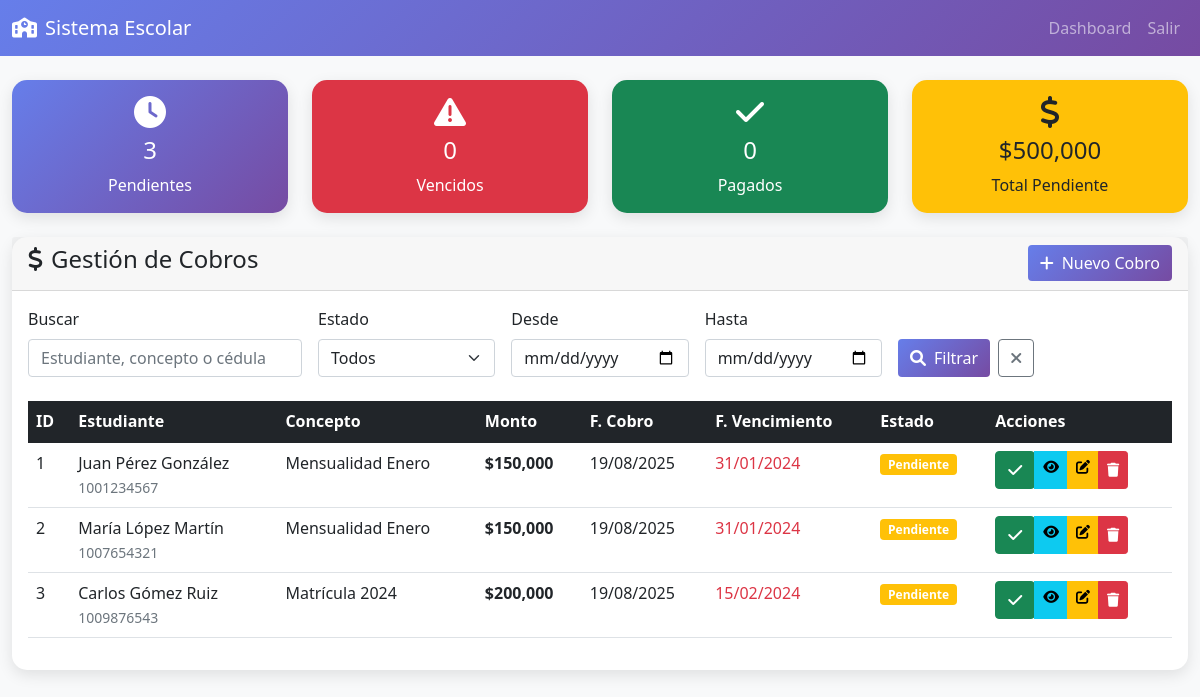
The page /cobros/index.php (signed in) on the database its author committed.
### tables this page shows
CREATE TABLE IF NOT EXISTS cobros (
    id_cobro INT AUTO_INCREMENT PRIMARY KEY,
    estudiante_id VARCHAR(20) NOT NULL,
    curso_codigo VARCHAR(20),
    concepto VARCHAR(200) NOT NULL,
    descripcion TEXT,
    monto DECIMAL(10,2) NOT NULL,
    fecha_cobro DATE DEFAULT (CURRENT_DATE),
    fecha_vencimiento DATE NOT NULL,
    fecha_pago DATE NULL,
    estado ENUM('Pendiente', 'Pagado', 'Vencido', 'Cancelado') DEFAULT 'Pendiente',
    metodo_pago ENUM('Efectivo', 'Transferencia', 'Tarjeta', 'Cheque', 'Otro'),
    numero_comprobante VARCHAR(100),
    observaciones TEXT,
    created_at TIMESTAMP DEFAULT CURRENT_TIMESTAMP,
    updated_at TIMESTAMP DEFAULT CURRENT_TIMESTAMP ON UPDATE CURRENT_TIMESTAMP,
    FOREIGN KEY (estudiante_id) REFERENCES estudiantes(cedula) ON DELETE CASCADE,
    FOREIGN KEY (curso_codigo) REFERENCES cursos(codigo) ON DELETE SET NULL
);

CREATE TABLE IF NOT EXISTS estudiantes (
    cedula VARCHAR(20) PRIMARY KEY,
    nombre VARCHAR(100) NOT NULL,
    apellido1 VARCHAR(100) NOT NULL,
    apellido2 VARCHAR(100),
    fecha_nacimiento DATE NOT NULL,
    genero ENUM('Masculino', 'Femenino', 'Otro') NOT NULL,
    direccion TEXT,
    telefono VARCHAR(20),
    email VARCHAR(100),
    acudiente_nombre VARCHAR(200),
    acudiente_telefono VARCHAR(20),
    acudiente_email VARCHAR(100),
    estado ENUM('Activo', 'Inactivo', 'Graduado', 'Retirado') DEFAULT 'Activo',
    fecha_ingreso DATE DEFAULT (CURRENT_DATE),
    observaciones TEXT,
    created_at TIMESTAMP DEFAULT CURRENT_TIMESTAMP,
    updated_at TIMESTAMP DEFAULT CURRENT_TIMESTAMP ON UPDATE CURRENT_TIMESTAMP
);

### includes/auth.php (called while the page is built, shortened)
<?php
require_once __DIR__ . '/../config/database.php';
class Auth {
    public function __construct() {
        $database = new Database();
    }
    public function isLoggedIn() {
        return isset($_SESSION['user_id']);
    }
    public function hasRole($roles) {
        return in_array($_SESSION['rol'], $roles);
    }
}
?>

### config/database.php (called while the page is built, shortened)
<?php
class Database {
    private $host = "localhost";
    private $db_name = "colegio_sistema";
    private $username = "root";
    private $password = "";
    public function getConnection() {
        $this->conn = null;
        try {
            $this->conn = new PDO(
                "mysql:host=" . $this->host . ";dbname=" . $this->db_name . ";charset=utf8mb4",
                $this->username,
                $this->password,
                array(
                    PDO::ATTR_ERRMODE => PDO::ERRMODE_EXCEPTION,
                    PDO::ATTR_DEFAULT_FETCH_MODE => PDO::FETCH_ASSOC,
                    PDO::MYSQL_ATTR_INIT_COMMAND => "SET NAMES utf8mb4"
                )
            );
        } catch(PDOException $exception) {
            echo "Error de conexión: " . $exception->getMessage();
        }
        return $this->conn;
    }
}
?>

### cobros/index.php (the view, shortened to what this page needs)
<?php
require_once '../includes/auth.php';
$auth = new Auth();
$auth->requireRole(['admin', 'contador', 'secretaria']);
$database = new Database();
$conn = $database->getConnection();
$search = $_GET['search'] ?? '';
$fecha_desde = $_GET['fecha_desde'] ?? '';
$fecha_hasta = $_GET['fecha_hasta'] ?? '';
$query = "SELECT c.*, e.nombre, e.apellido1, e.apellido2
          FROM cobros c
          LEFT JOIN estudiantes e ON c.estudiante_id = e.cedula
          WHERE 1=1";
$query .= " ORDER BY c.fecha_cobro DESC, c.fecha_vencimiento ASC";
$stmt = $conn->prepare($query);
$stmt->execute();
$cobros = $stmt->fetchAll();
$stats = [];
$stats['pendientes'] = $conn->query("SELECT COUNT(*) FROM cobros WHERE estado = 'Pendiente'")->fetchColumn();
$stats['vencidos'] = $conn->query("SELECT COUNT(*) FROM cobros WHERE estado = 'Vencido'")->fetchColumn();
$stats['pagados'] = $conn->query("SELECT COUNT(*) FROM cobros WHERE estado = 'Pagado'")->fetchColumn();
$stats['total_pendiente'] = $conn->query("SELECT COALESCE(SUM(monto), 0) FROM cobros WHERE estado IN ('Pendiente', 'Vencido')")->fetchColumn();
?>
<!DOCTYPE html>
<html lang="es">
<head>
    <link href="https://cdn.jsdelivr.net/npm/bootstrap@5.1.3/dist/css/bootstrap.min.css" rel="stylesheet">
    <link href="https://cdnjs.cloudflare.com/ajax/libs/font-awesome/6.0.0/css/all.min.css" rel="stylesheet">
</head>
<body>
    <nav class="navbar navbar-expand-lg navbar-dark">
        <div class="container-fluid">
            <a class="navbar-brand" href="../dashboard.php">
                <i class="fas fa-school me-2"></i>Sistema Escolar
            </a>
            <div class="navbar-nav ms-auto">
                <a class="nav-link" href="../dashboard.php">Dashboard</a>
                <a class="nav-link" href="../logout.php">Salir</a>
            </div>
        </div>
    </nav>
    <div class="container-fluid mt-4">
        <div class="row mb-4">
            <div class="col-md-3">
                <div class="card stat-card">
                    <div class="card-body text-center">
                        <i class="fas fa-clock fa-2x mb-2"></i>
                        <h4><?php echo $stats['pendientes']; ?></h4>
                        <p class="mb-0">Pendientes</p>
                    </div>
                </div>
            </div>
            <div class="col-md-3">
                <div class="card bg-danger text-white">
                    <div class="card-body text-center">
                        <i class="fas fa-exclamation-triangle fa-2x mb-2"></i>
                        <h4><?php echo $stats['vencidos']; ?></h4>
                        <p class="mb-0">Vencidos</p>
                    </div>
                </div>
            </div>
            <div class="col-md-3">
                <div class="card bg-success text-white">
                    <div class="card-body text-center">
                        <i class="fas fa-check fa-2x mb-2"></i>
                        <h4><?php echo $stats['pagados']; ?></h4>
                        <p class="mb-0">Pagados</p>
                    </div>
                </div>
            </div>
            <div class="col-md-3">
                <div class="card bg-warning text-dark">
                    <div class="card-body text-center">
                        <i class="fas fa-dollar-sign fa-2x mb-2"></i>
                        <h4>$<?php echo number_format($stats['total_pendiente'], 0); ?></h4>
                        <p class="mb-0">Total Pendiente</p>
                    </div>
                </div>
            </div>
        </div>
        <div class="row">
            <div class="col-12">
                <div class="card">
                    <div class="card-header d-flex justify-content-between align-items-center">
                        <h4><i class="fas fa-dollar-sign me-2"></i>Gestión de Cobros</h4>
                        <a href="nuevo.php" class="btn btn-primary">
                            <i class="fas fa-plus me-2"></i>Nuevo Cobro
                        </a>
                    </div>
                    <div class="card-body">
                        <form method="GET" class="row g-3 mb-4">
                            <div class="col-md-3">
                                <label class="form-label">Buscar</label>
                                <input type="text" class="form-control" name="search"
                                       value="<?php echo htmlspecialchars($search); ?>"
                                       placeholder="Estudiante, concepto o cédula">
                            </div>
                            <div class="col-md-2">
                                <label class="form-label">Estado</label>
                                <select class="form-select" name="estado">
                                    <option value="">Todos</option>
                                </select>
                            </div>
                            <div class="col-md-2">
                                <label class="form-label">Desde</label>
                                <input type="date" class="form-control" name="fecha_desde"
                                       value="<?php echo $fecha_desde; ?>">
                            </div>
                            <div class="col-md-2">
                                <label class="form-label">Hasta</label>
                                <input type="date" class="form-control" name="fecha_hasta"
                                       value="<?php echo $fecha_hasta; ?>">
                            </div>
                            <div class="col-md-3">
                                <label class="form-label">&nbsp;</label>
                                <div class="d-flex gap-2">
                                    <button type="submit" class="btn btn-primary">
                                        <i class="fas fa-search me-2"></i>Filtrar
                                    </button>
                                    <a href="index.php" class="btn btn-outline-secondary">
                                        <i class="fas fa-times"></i>
                                    </a>
                                </div>
                            </div>
                        </form>
                        <div class="table-responsive">
                            <table class="table table-hover">
                                <thead class="table-dark">
                                    <tr>
                                        <th>ID</th>
                                        <th>Estudiante</th>
                                        <th>Concepto</th>
                                        <th>Monto</th>
                                        <th>F. Cobro</th>
                                        <th>F. Vencimiento</th>
                                        <th>Estado</th>
                                        <th>Acciones</th>
                                    </tr>
                                </thead>
                                <tbody>
                                    <?php foreach ($cobros as $cobro): ?>
                                    <tr>
                                        <td><?php echo $cobro['id_cobro']; ?></td>
                                        <td>
                                            <?php echo htmlspecialchars($cobro['nombre'] . ' ' .
                                                     $cobro['apellido1'] . ' ' .
                                                     ($cobro['apellido2'] ?? '')); ?>
                                            <br><small class="text-muted"><?php echo $cobro['estudiante_id']; ?></small>
                                        </td>
                                        <td><?php echo htmlspecialchars($cobro['concepto']); ?></td>
                                        <td><strong>$<?php echo number_format($cobro['monto'], 0); ?></strong></td>
                                        <td><?php echo date('d/m/Y', strtotime($cobro['fecha_cobro'])); ?></td>
                                        <td>
                                            <?php
                                            $fecha_venc = date('d/m/Y', strtotime($cobro['fecha_vencimiento']));
                                            $vencido = strtotime($cobro['fecha_vencimiento']) < time() && $cobro['estado'] == 'Pendiente';
                                            echo $vencido ? "<span class='text-danger'>$fecha_venc</span>" : $fecha_venc;
                                            ?>
                                        </td>
                                        <td>
                                            <span class="badge bg-<?php
                                                echo $cobro['estado'] == 'Pagado' ? 'success' :
                                                    ($cobro['estado'] == 'Pendiente' ? 'warning' :
                                                    ($cobro['estado'] == 'Vencido' ? 'danger' : 'secondary'));
                                            ?>">
                                                <?php echo $cobro['estado']; ?>
                                            </span>
                                        </td>
                                        <td>
                                            <div class="btn-group btn-group-sm">
                                                <?php if ($cobro['estado'] == 'Pendiente'): ?>
                                                <form method="POST" class="d-inline">
                                                    <button type="submit" name="cambiar_estado" class="btn btn-success" title="Marcar como Pagado">
                                                        <i class="fas fa-check"></i>
                                                    </button>
                                                </form>
                                                <?php endif; ?>
                                                <a href="ver.php?id=<?php echo $cobro['id_cobro']; ?>"
                                                   class="btn btn-info" title="Ver">
                                                    <i class="fas fa-eye"></i>
                                                </a>
                                                <a href="editar.php?id=<?php echo $cobro['id_cobro']; ?>"
                                                   class="btn btn-warning" title="Editar">
                                                    <i class="fas fa-edit"></i>
                                                </a>
                                                <?php if ($auth->hasRole(['admin'])): ?>
                                                <button type="button" class="btn btn-danger" title="Eliminar"
                                                        onclick="confirmarEliminacion(<?php echo $cobro['id_cobro']; ?>)">
                                                    <i class="fas fa-trash"></i>
                                                </button>
                                                <?php endif; ?>
                                            </div>
                                        </td>
                                    </tr>
                                    <?php endforeach; ?>
                                </tbody>
                            </table>
                        </div>
                    </div>
                </div>
            </div>
        </div>
    </div>
</body>
</html>

### cobros/index.php (style rules this page uses)
body { background-color: #f8f9fa; }
.navbar { background: linear-gradient(135deg, #667eea 0%, #764ba2 100%); }
.card { border: none; border-radius: 15px; box-shadow: 0 5px 15px rgba(0,0,0,0.1); }
.btn-primary { background: linear-gradient(135deg, #667eea 0%, #764ba2 100%); border: none; }
.stat-card { background: linear-gradient(135deg, #667eea 0%, #764ba2 100%); color: white; }

### rows shown on the page
cobros: id_cobro "1", estudiante.apellido2 "Juan Pérez González", estudiante "1001234567", concepto "Mensualidad Enero", monto "150,000", fecha_cobro "19/08/2025", fecha_vencimiento "31/01/2024", estado "Pendiente"
cobros: id_cobro "2", estudiante.apellido2 "María López Martín", estudiante "1007654321", concepto "Mensualidad Enero", monto "150,000", fecha_cobro "19/08/2025", fecha_vencimiento "31/01/2024", estado "Pendiente"
cobros: id_cobro "3", estudiante.apellido2 "Carlos Gómez Ruiz", estudiante "1009876543", concepto "Matrícula 2024", monto "200,000", fecha_cobro "19/08/2025", fecha_vencimiento "15/02/2024", estado "Pendiente"

### other values the page prints
$stats['pendientes'] "3"
$stats['vencidos'] "0"
$stats['pagados'] "0"
$stats['total_pendiente'] "500,000"
